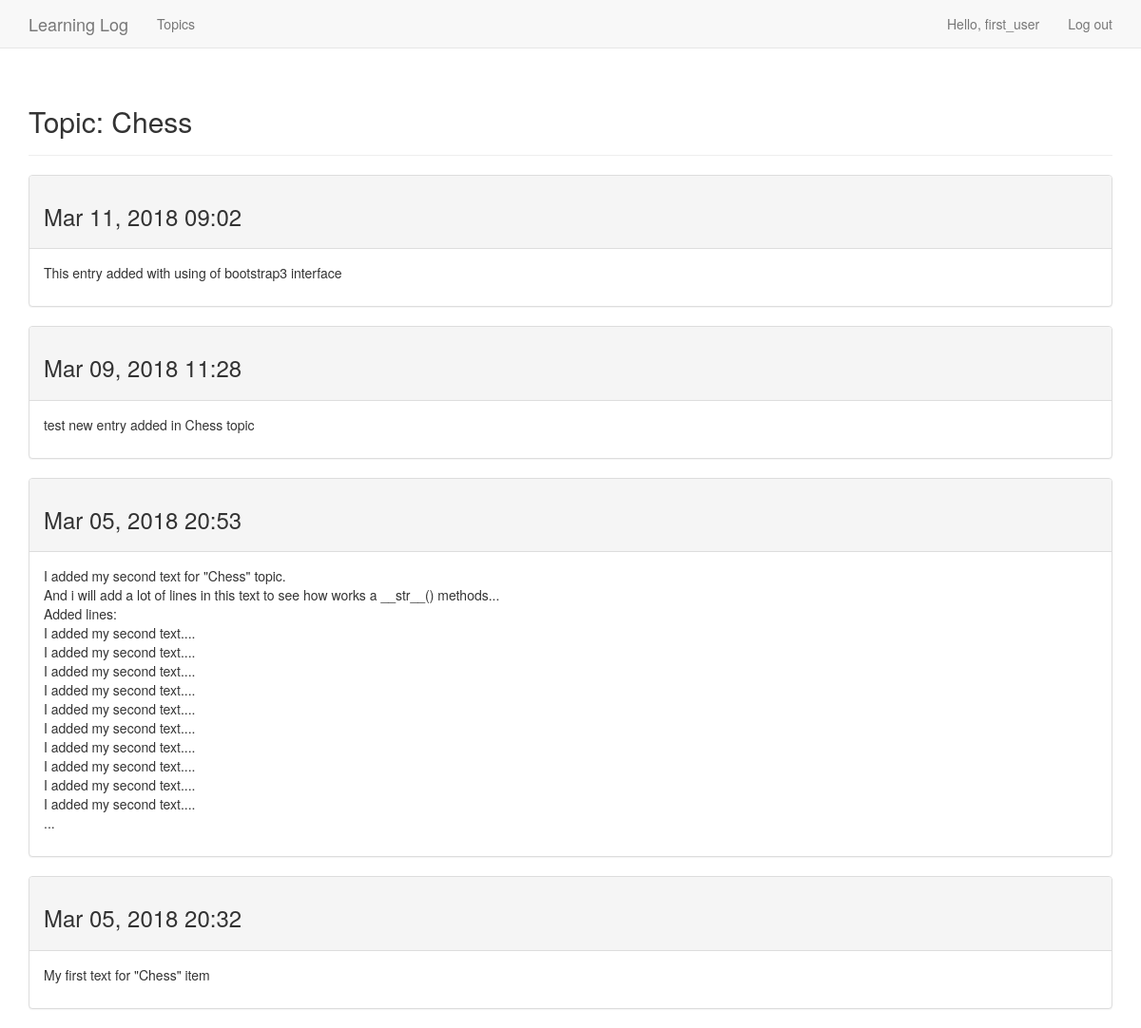
Screenshot of /topics/3/ (signed in) with the database file from the repository.
### learning_logs/models.py (models this page shows, shortened)
class Topic(models.Model):
    text = models.CharField(max_length=200)
    date_added = models.DateTimeField(auto_now_add=True)
    owner = models.ForeignKey(User, on_delete=models.CASCADE)
    def __str__(self):
        return self.text

class Entry(models.Model):
    topic = models.ForeignKey(Topic, on_delete=models.CASCADE)
    text = models.TextField()
    date_added = models.DateTimeField(auto_now_add=True)
    class Meta:
        verbose_name_plural = "entries"

### learning_logs/views.py (the view)
# urls.py: url(r'^topics/(?P<topic_id>\d+)/$', views.topic, name='topic'),                 # Requested topic
@login_required
def topic(request, topic_id):
    topic = get_object_or_404(Topic, id=topic_id)
    entries = topic.entry_set.order_by("-date_added")
    context = {'topic': topic, 'entries': entries}
    return render(request, "learning_logs/topic.html", context)

### learning_logs/templates/learning_logs/topic.html (shortened to what this page needs)
{% extends "learning_logs/base.html" %}
{% load bootstrap3 %}
{% block header %}
    <h2>Topic: {{ topic }}</h2>
{% endblock header %}
{% block content %}
    {% for entry in entries %}
        <div class="panel panel-default">
            <div class="panel-heading">
                <h3>
                    {{ entry.date_added|date:'M d, Y H:i' }}
                </h3>
            </div>
            <div class="panel-body">
                {{ entry.text|linebreaks }}
            </div>
        </div>
    {% empty %}
        <h4>There are no entries for this topic yet.</h4>
    {% endfor %}
{% endblock content %}

### learning_logs/templates/learning_logs/base.html (shortened to what this page needs)
{% load bootstrap3 %}
<!DOCTYPE html>
<html lang="eng">
    <head>
        {% bootstrap_css %}
    </head>
    <body>
        <nav class="navbar navbar-default navbar-static-top">
            <div class="container">
                <div class="navbar-header">
                    <a class="navbar-brand" href="{% url 'learning_logs:index' %}">
                        Learning Log
                    </a>
                </div>
                <div id="navbar" class="navbar-collapse collapse">
                    <ul class="nav navbar-nav">
                        <li><a href="{% url 'learning_logs:topics' %}">Topics</a> </li>
                    </ul>
                    <ul class="nav navbar-nav navbar-right">
                        {% if user.is_authenticated %}
                            <li><a>Hello, {{ user.username }}</a></li>
                            <li><a href="{% url 'users:logout' %}">Log out</a></li>
                        {% else %}
                            <li><a href="{% url 'users:register' %}">Register</a></li>
                            <li><a href="{% url 'users:login' %}">Log in</a></li>
                        {% endif %}
                    </ul>
                </div>
            </div>
        </nav>
        <div class="container">
            <div class="page-header">
                {% block header %}{% endblock header%}
            </div>
            <div>
                {% block content %}{% endblock content %}
            </div>
        </div>
    </body>
</html>

### rows the page displays
Topic: text "Chess"
Entry: date_added "Mar 11, 2018 09:02", text "This entry added with using of bootstrap3 interface"
Entry: date_added "Mar 09, 2018 11:28", text "test new entry added in Chess topic"
Entry: date_added "Mar 05, 2018 20:53", text "I added my second text for \"Chess\" topic. And i will add a lot of lines in this text to see how works a __str__() methods... Added lines: I added my second text.... I added my second text.... I added my second text.... I added my second text.... I added my second text.... I added my second text.... I added my second text.... I added my second text.... I added my second text.... I added my second text.... ..."
Entry: date_added "Mar 05, 2018 20:32", text "My first text for \"Chess\" item"

### other values shown
{{ user.username }} "first_user"
